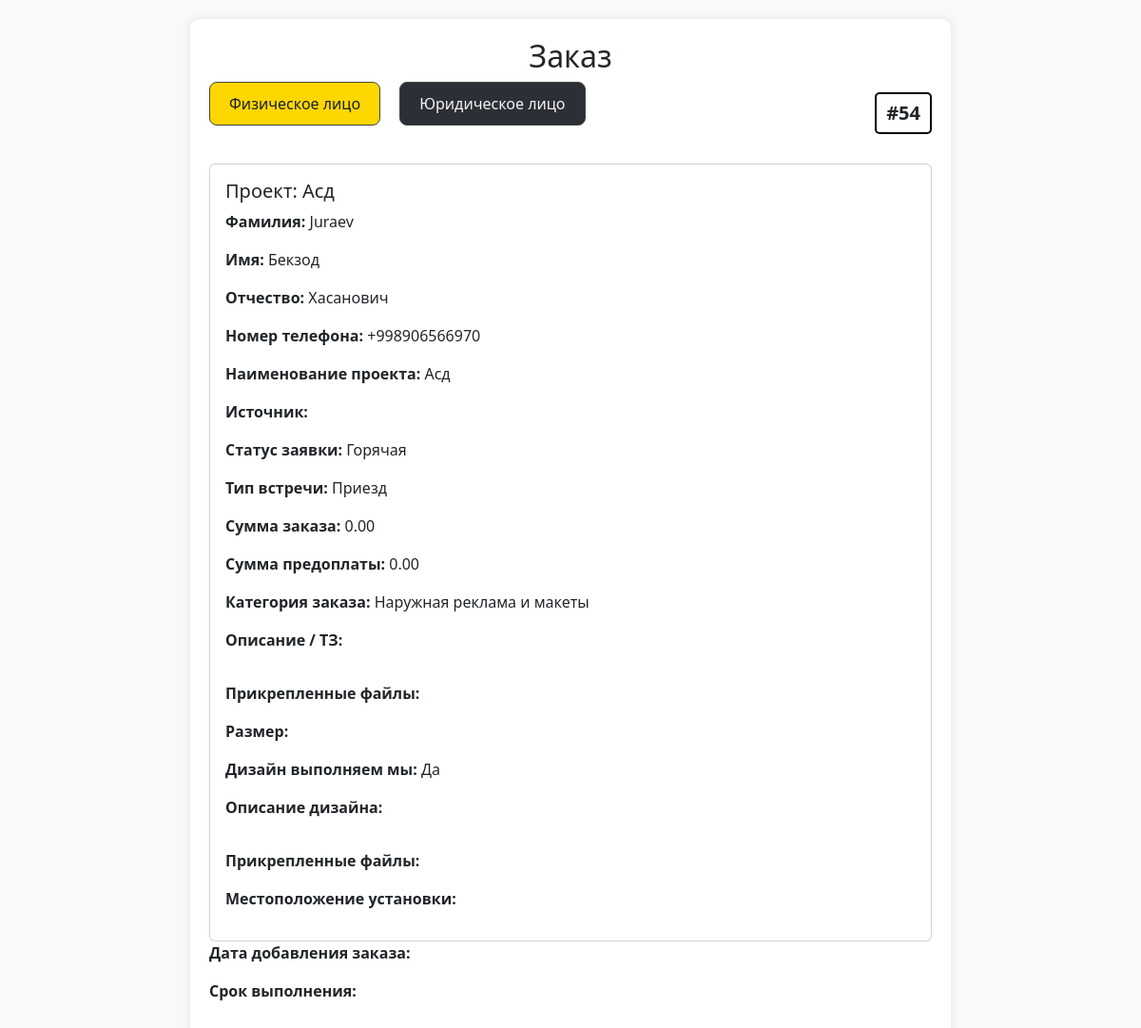
Screenshot of /order/54 (signed in) with the database file from the repository.
### backend/models.py (models this page shows, shortened)
class Orders(models.Model):
    Stage_CHOICES = [
        ("marketing", "Соц. маркетинг"),
        ("call_center", "Колл-центр"),
        ("manager", "Менеджер"),
        ("design", "Проектирование"),
        ("technologist", "Технолог"),
        ("manager_2", "Менеджер_2"),
        ("accounting", "Бухгалтерия"),
        ("warehouse", "Склад"),
        ("manufacturing", "Производство"),
        ("accounting_2", "Бухгалтерия_2"),
        ("delivery", "Доставка"),
        ("installation", "Установка"),
        ("quality_control", "Контроль качества"),
        ("finished", "Завершён"),
        ("archive", "Архив"),
        ("failed", "fail")
    ]
    Stage_pod_CHOICES = [
        ("rezka", "Резка"),
        ("svarka", "Сварка"),
        ("fill", "Покраска"),
        ("print", "Печать"),
        ('sborka',"Сборка"),
        ('ready','Готово')
    ]
    vstrecha_choice = [
        ("viezd", "Выезд"),
        ("priezd", "Приезд"),
    ]
    zayavki_choice = [
        ("hot", "Горячая"),
        ("cool", "Холодная"),
    ]
    client=models.ForeignKey(Clients, on_delete=models.CASCADE, related_name='clients_order',null=True)
    call_center = models.ForeignKey(
        'Profile', on_delete=models.CASCADE, related_name='call_center_profile', verbose_name="Профиль",blank=True,null=True
    )
    order_name=models.CharField(max_length=100,null=True)
    vstrecha=models.CharField(max_length=20, choices=vstrecha_choice,null=True)
    zayavki = models.CharField(max_length=20, choices=zayavki_choice, null=True)
    order_sum=models.DecimalField(max_digits=10, decimal_places=2,default=0)
    order_predoplata=models.DecimalField(max_digits=10, decimal_places=2,default=0)
    description=models.TextField()
    description_design = models.TextField()
    check_design=models.BooleanField(default=False)
    catigories = models.CharField(max_length=50)
    razmer=models.CharField(max_length=50)
    latitude = models.FloatField(blank=True, null=True, default=0)
    longitude = models.FloatField(blank=True, null=True, default=0)
    tz=models.FileField(blank=True, upload_to='pictures/')
    design=models.FileField(blank=True, upload_to='pictures/')
    stage = models.CharField(max_length=20, choices=Stage_CHOICES,default='manager')
    add_order=models.DateField(null=True)
    complete_order=models.DateField(null=True)
    rezka=models.BooleanField(default=False)
    svarka=models.BooleanField(default=False)
    fill=models.BooleanField(default=False)
    print=models.BooleanField(default=False)
    sborka = models.BooleanField(default=False)
    stage_pod=models.CharField(max_length=20, choices=Stage_pod_CHOICES,default="rezka")
    payment_data=models.DateField(null=True)
    complete_date=models.DateField(null=True)
    fail_date = models.DateField(null=True)
    by_who_fail=models.CharField(max_length=50,null=True,blank=True)
    fail=models.CharField(max_length=255,null=True)
    full_pay=models.BooleanField(default=False)

class Clients(models.Model):
    Social_CHOICES = [
        ("social", "Социальные сети"),
        ("cold_calls", "Холодные звонки"),
        ("word_of_mouth", "Сарафанное радио"),
    ]
    CLIENT_TYPE_CHOICES = [
        ('INDIVIDUAL', 'Физическое лицо'),
        ('LEGAL_ENTITY', 'Юридическое лицо'),
    ]
    social = models.CharField(max_length=20, choices=Social_CHOICES)
    client_type = models.CharField(
        max_length=20,
        choices=CLIENT_TYPE_CHOICES,
    )
    phone = PhoneNumberField()
    created_at = models.DateField(auto_now_add=True,null=True)
    name = models.CharField(max_length=200, null=True, blank=True, default=None)
    lastname = models.CharField(max_length=200, null=True, blank=True, default=None)
    middle_name = models.CharField(max_length=200, null=True, blank=True, default=None)
    adress = models.CharField(max_length=200, null=True, blank=True, default=None)
    company_name=models.CharField(max_length=200, null=True, blank=True, default=None)
    inn = models.CharField(max_length=12,null=True, blank=True, default=None)
    account=models.IntegerField(blank=True,null=True,default=None)
    mfo = models.IntegerField(blank=True, null=True, default=None)
    active=models.BooleanField(default=False)

class Social_clients(models.Model):
    profile = models.ForeignKey(
        'Profile', on_delete=models.CASCADE, related_name='social_client', verbose_name="Профиль"
    )
    client_name=models.CharField(max_length=100)
    phone=PhoneNumberField(null=True, blank=True, default=None)
    comment=models.CharField(max_length=255,null=True, blank=True, default=None)
    order=models.OneToOneField("Orders", on_delete=models.CASCADE, related_name='marketing',null=True)

### backend/views.py (the view, shortened to what this page needs)
# urls.py: path('order/<int:pk>',views.OrderDetail.as_view(),name='order_detail'),
class OrderDetail(LoginRequiredMixin,DetailView):
   model = Orders
   login_url = reverse_lazy('login')
   template_name = 'order_detail.html'
   context_object_name = 'item'

### backend/templates/order_detail.html (shortened to what this page needs)
{% load static %}
{% if request.user.profile.approve %}
<!DOCTYPE html>
<html lang="ru">
<head>
    <link href="https://cdn.jsdelivr.net/npm/bootstrap@5.3.0/dist/css/bootstrap.min.css" rel="stylesheet">
    <link rel="stylesheet" href="{% static 'css/main.css' %}">
</head>
<body>
    <div class="container">
        <h2 class="text-center">Заказ</h2>
  <div class="toggle-header">
  <div class="toggle-buttons">
    <button id="btn-individual" class="active">Физическое лицо</button>
    <button id="btn-legal">Юридическое лицо</button>
  </div>
  <div class="order-id-box">#{{ item.id }}</div>
</div>
         {% if item.stage == 'finished' or item.stage == 'archive' or  request.user.profile.position != "admin" and request.user.profile.position != "manager" %}
                <div class="card p-3">
    <h5>Проект: {{ item.order_name }}</h5>
            {% if item.client.client_type == 'INDIVIDUAL' %}
    <p><strong>Фамилия:</strong> {{ item.client.lastname }}</p>
    <p><strong>Имя:</strong> {{ item.client.name|default:item.marketing.client_name }}</p>
    <p><strong>Отчество:</strong> {{ item.client.middle_name }}</p>
        {% endif %}
    <p><strong>Номер телефона:</strong> {{ item.client.phone|default:item.marketing.phone }}</p>
    <p><strong>Наименование проекта:</strong> {{ item.order_name }}</p>
    <p><strong>Источник:</strong> {{ item.client.get_social_display }}</p>
    <p><strong>Статус заявки:</strong> {{ item.get_zayavki_display }}</p>
    <p><strong>Тип встречи:</strong> {{ item.get_vstrecha_display }}</p>
    <p><strong>Сумма заказа:</strong> {{ item.order_sum }}</p>
    <p><strong>Сумма предоплаты:</strong> {{ item.order_predoplata }}</p>
    <p><strong>Категория заказа:</strong> {{ item.catigories }}</p>
    <p><strong>Описание / ТЗ:</strong></p>
    <p><strong>Прикрепленные файлы:</strong></p>
    <p><strong>Размер:</strong> {{ item.razmer }}</p>
    <p><strong>Дизайн выполняем мы:</strong> {% if item.check_design %}Да{% else %}Нет{% endif %}</p>
    <p><strong>Описание дизайна:</strong></p>
       <p><strong>Прикрепленные файлы:</strong></p>
    <p><strong>Местоположение установки:</strong></p>
            </div>
    <p><strong>Дата добавления заказа:</strong> {{ item.add_order|date:"d.m.Y" }}</p>
    <p><strong>Срок выполнения:</strong> {{ item.complete_order|date:"d.m.Y" }}</p>
</div>
        {% endif %}
</body>
</html>
{% else %}
{% include 'waiting.html' %}
{% endif %}

### backend/templates/order_detail.html (style rules this page uses)
body { background-color: #f8f9fa; }
.container { max-width: 800px; margin: 20px auto; background: white; padding: 20px; border-radius: 10px; box-shadow: 0 0 10px rgba(0, 0, 0, 0.1); }
.toggle-buttons button { background-color: #2c2f36; color: #f5f5f5; border: 1px solid #444; padding: 10px 20px; margin-right: 10px; border-radius: 8px; cursor: pointer; transition: background-color 0.3s; }
.toggle-buttons button:hover, .toggle-buttons button.active { background-color: #ffd700; color: #1c1f26; }
.toggle-buttons { display: flex; margin-bottom: 20px; }
.toggle-header { display: flex; justify-content: space-between; align-items: center; margin-bottom: 20px; }
.toggle-buttons { display: flex; gap: 10px; }
.order-id-box { font-weight: bold; font-size: 20px; border: 2px solid black; padding: 5px 10px; border-radius: 5px; }

### rows the page displays
Orders: id "54", order_name "Асд", client.lastname "Juraev", client.name "Бекзод", client.middle_name "Хасанович", client.phone "+998906566970", zayavki "Горячая", vstrecha "Приезд", order_sum "0.00", order_predoplata "0.00", catigories "Наружная реклама и макеты"
